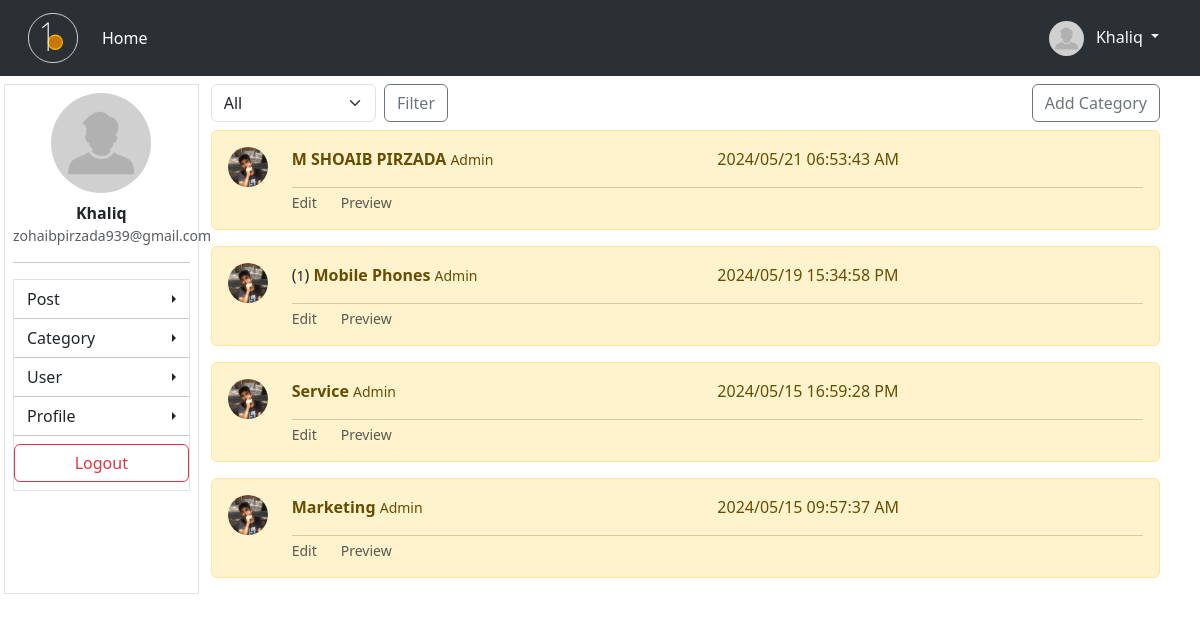
The app's page /dashboard/all-categories/ (signed in) with its own data.
### blog/models.py (models this page shows, shortened)
class Profile(models.Model):
    user = models.OneToOneField(User, on_delete=models.CASCADE)
    profile_pic = models.ImageField(upload_to='images', default='image/profile.png')
    staff = models.CharField(max_length=20, choices=STAFF_SELECTOR , default='Pending')

class Category(models.Model):
    user = models.ForeignKey(User, on_delete=models.CASCADE, related_name='cat_user')
    name = models.CharField(max_length=200)
    cat_image = models.ImageField(upload_to='cat/img', blank=True)
    create_date = models.DateTimeField(auto_now_add=True)

### dashboard/views.py (the view)
# urls.py: path('all-categories/', views.all_categories, name='all_categories'),
def all_categories(request):
    user = get_object_or_404(User, id=request.user.id)
    profile = get_object_or_404(Profile, user=user)
    if profile.staff == 'Approved':
        categories = Category.objects.order_by('-create_date')
        filter_user = User.objects.filter(profile__staff='Approved')
        if request.method == 'GET':
            select = request.GET.get('filter')
            if select == 'All':
                categories = Category.objects.order_by('-create_date')
            elif select != None:
                categories = Category.objects.filter(user__username=select).order_by('-create_date')
                print(select)
        return render(request, 'all_categories.html', {'categories' : categories, "filter_user" : filter_user, 'select_user' : select})
    else:
        messages.success(request, 'Your are not team staff')
        return redirect('index')

### dashboard/templates/all_categories.html (shortened to what this page needs)
{% extends 'dashboard/base.html' %}
{% block content %}
<div class="w-100 d-flex align-items-center justify-content-between mb-2">
    <div class="w-25">
        <form method="get" class="d-flex gap-2 align-items-center">
            <select name="filter" id="filter" class="form-select">
                <option value="All">All</option>
            </select>
            <button type="submit" class="btn btn-outline-secondary">Filter</button>
        </form>
    </div>
    <a href="{% url 'add_category' %}" class="btn btn-outline-secondary">Add Category</a>
</div>
{% for category in categories %}
<div class="alert alert-warning" role="alert">
    <div class="row">
        <div class="col-auto"><img src="{{category.user.profile.profile_pic.url}}"
                class="rounded-circle object-fit-cover" style="object-position: 0% 0%;" width="40px" height="40px"
                alt=""></div>
        <div class="col">
            <div class="w-100 d-flex">
                <div class="w-75">
                    {% if category.blog_set.count > 0 %}
                    <a class="text-dark text-decoration-none"  href="{% url 'cat_set' category.id %}">(<small>{{category.blog_set.count}}</small>)</a> <strong>{{category.name|capfirst}}</strong> <small>{{category.user.username|capfirst}}</small>
                    {% else %}
                    <strong>{{category.name|capfirst}}</strong> <small>{{category.user.username|capfirst}}</small>
                    {% endif %}
                </div>
                <div class="w-75">
                    <p>{{category.create_date|date:'Y/m/d H:i:s A'}} </p>
                </div>
            </div>
            <hr class="m-0">
            <div class="w-100 row">
                <div class="col-auto form-text"><a class="nav-link" href="{% url 'edit_category' category.id  %}"> Edit</a></div>
                <div class="col-auto form-text">Preview</div>
            </div>
        </div>
    </div>
</div>
{% empty %}
<div class="w-100 text-center">
    <h1 style="text-transform:capitalize;">
        {{select_user}}'s not have any Post🤷‍♀️🤷‍♀️
    </h1>
</div>
{% endfor %}
{% endblock content %}

### blog/templates/base/header.html (shortened to what this page needs)
{% load static %}
<nav class="navbar navbar-expand-lg bg-body-tertiary px-3 mb-2 sticky-top " data-bs-theme="dark">
    <div class="container-fluid">
        <a class="navbar-brand" href="{% url 'index' %}">
        </a>
        <div class="collapse navbar-collapse" id="navbarSupportedContent">
            <ul class="navbar-nav me-auto mb-2 mb-lg-0">
                <li class="nav-item">
                    <a class="nav-link active" aria-current="page" href="{% url 'index' %}">Home</a>
                </li>
            </ul>
            <div class="d-flex gap-2 none">
                {% if user.is_authenticated %}
                <div class="dropdown">
                    <div class="text-light btn dropdown-toggle" type="button" data-bs-toggle="dropdown"
                        aria-expanded="false">
                        <img src="{{request.user.profile.profile_pic.url}} " class="rounded-circle object-fit-cover me-2"
                            width="35px" height="35px{{request.user.username}}" style="object-position: 0% 0%;" alt="">
                        {{user.username|capfirst}}
                    </div>
                </div>
                {% else %}
                <a href="{% url 'login' %}" class="btn py-2 btn-outline-light">Login</a>
                <a href="{% url 'register' %}" class="btn px-3 py-2 btn-secondary">Registration</a>
                {% endif %}
            </div>
        </div>
    </div>
</nav>

### dashboard/templates/dashboard/sidebar.html (shortened to what this page needs)
<div class="w-100 text-center">
    <img src="{{request.user.profile.profile_pic.url}}" width="100px" height="100px"
        class="rounded-circle object-fit-cover" style="object-position: 0% 0%;" alt="">
</div>
<div class="w-100 text-center mt-2 ">
    <strong>{{request.user.username|capfirst}}</strong>
    <p class="form-text m-0">{{request.user.email}}</p>
</div>
<hr>
<div class="w-100 mt-2 ">
    <div class="list-group rounded rounded-0 border ">
        <div class="btn-group dropend">
            <div class="d-flex align-items-center justify-content-between btn dropdown-toggle rounded rounded-0"
                data-bs-toggle="dropdown" aria-expanded="false">
                Post
            </div>
        </div>
        <hr class="m-0">
        <div class="btn-group dropend">
            <div class="d-flex align-items-center justify-content-between btn dropdown-toggle rounded rounded-0"
                data-bs-toggle="dropdown" aria-expanded="false">
                Category
            </div>
        </div>
        <hr class="m-0">
        <div class="btn-group dropend">
            <div class="d-flex align-items-center justify-content-between btn dropdown-toggle rounded rounded-0"
                data-bs-toggle="dropdown" aria-expanded="false">
                User
            </div>
        </div>
        <hr class="m-0">
        <div class="btn-group dropend">
            <div class="d-flex align-items-center justify-content-between btn dropdown-toggle rounded rounded-0"
                data-bs-toggle="dropdown" aria-expanded="false">
                Profile
            </div>
        </div>
        <hr class="m-0">
        <div class="py-2 rounded rounded-0">
            <a class="btn w-100 btn-outline-danger" href="{% url 'logout' %}">Logout</a>
        </div>
    </div>
</div>

### records on screen
Category: user.profile.profile_pic (picture), name "M SHOAIB PIRZADA", user.username "Admin", create_date "2024/05/21 06:53:43 AM"
Category: user.profile.profile_pic (picture), blog_set.count "1", name "Mobile Phones", user.username "Admin", create_date "2024/05/19 15:34:58 PM"
Category: user.profile.profile_pic (picture), name "Service", user.username "Admin", create_date "2024/05/15 16:59:28 PM"
Category: user.profile.profile_pic (picture), name "Marketing", user.username "Admin", create_date "2024/05/15 09:57:37 AM"

### other values on screen
{{ user.username|capfirst }} "Khaliq"
{{ request.user.username|capfirst }} "Khaliq"
{{ request.user.email }} "zohaibpirzada939@gmail.com"
